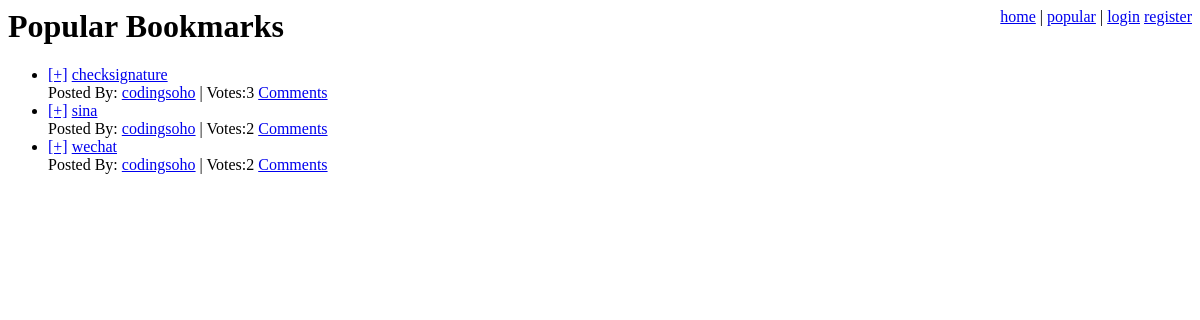
The page /popular/ on the database as committed earlier.
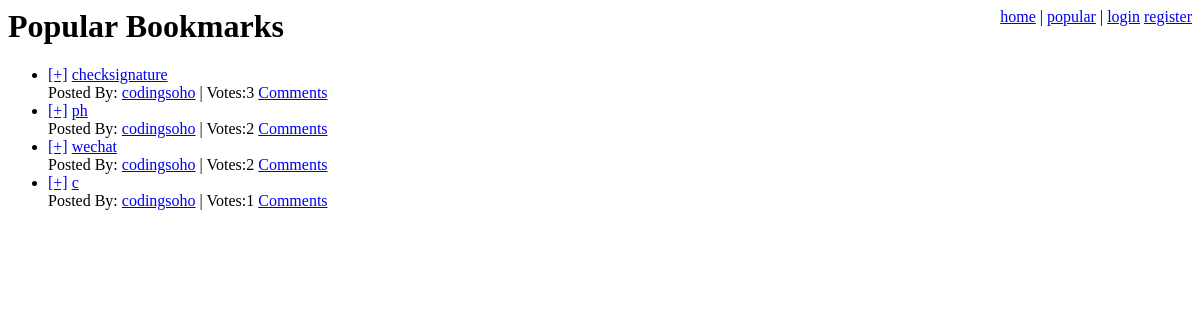
The same page on the database as committed later.
### bookmarks/models.py (models this page shows, shortened)
class SharedBookmark(models.Model):
    bookmark = models.ForeignKey(Bookmark, unique=True)
    date = models.DateTimeField(auto_now_add=True)
    votes = models.IntegerField(default=1)
    users_voted = models.ManyToManyField(User)

class Bookmark(models.Model):
    title = models.CharField(max_length=200)
    user = models.ForeignKey(User)
    link = models.ForeignKey(Link)

### bookmarks/views.py (the view)
# urls.py: url(r'^popular/$', popular_page),
def popular_page(request):
    today = datetime.today()
    yesterday = today - timedelta(1)
    shared_bookmarks = SharedBookmark.objects.filter(date__gt=yesterday)
    shared_bookmarks = shared_bookmarks.order_by('-votes')[:10]
    variables = {
        'shared_bookmarks': shared_bookmarks
    }
    return render(request, 'popular_page.html', variables)

### templates/popular_page.html (shortened to what this page needs)
{% extends "base.html" %}
{% block head %}Popular Bookmarks{% endblock %}
{% block content %}
    {% include "shared_bookmark_list.html" %}
{% endblock %}

### templates/shared_bookmark_list.html
{% if shared_bookmarks %}
    <ul class="bookmarks">
        {% for shared_bookmark in shared_bookmarks %}
        <li>
            <a href="/vote/?id={{ shared_bookmark.id }}" class="vote">[+]</a>
            <a href="{{ shared_bookmark.bookmark.link.url }}" class="title"> {{ shared_bookmark.bookmark.title }}</a>
            <br />
            Posted By:
            <a href="/user/{{ shared_bookmark.bookmark.user.username }}/" class="username"> {{ shared_bookmark.bookmark.user.username }}</a> |
            <span class="vote-count">Votes:{{ shared_bookmark.votes }}</span>
            <a href="/bookmark/{{ shared_bookmark.id }}/">Comments</a>
        </li>
        {% endfor %}
    </ul>
{% else %}
    <p>No bookmarks found.</p>
{% endif %}

Rows that differ between the two databases and show on the page:
changed through a linked row, SharedBookmark (number 2 of 4 on the later page): bookmark "sina" → "ph"
added SharedBookmark: bookmark "c", bookmark.user.username "codingsoho", votes "1"
